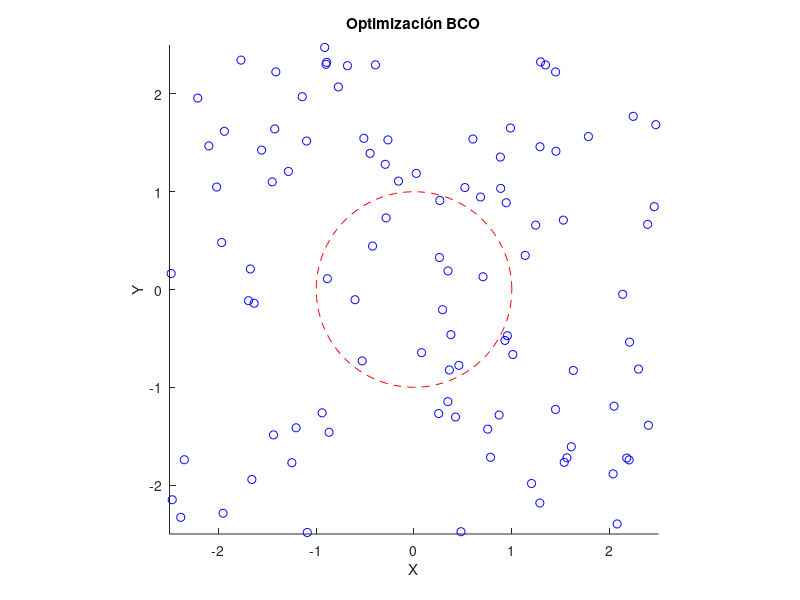

This figure's MATLAB source:
% Parámetros iniciales
n = 100; % número de individuos
d = 2; % dimensiones (2D)
max_iterations = 1000;
radius = 1;

% Inicialización de posiciones, velocidades, aceleraciones y tiempos
positions = rand(n, d) * 5 - 2.5; % posiciones iniciales aleatorias en [-2.5, 2.5]
velocities = zeros(n, d); % velocidades iniciales
accelerations = rand(n, d); % aceleraciones iniciales aleatorias
times = rand(n, 1); % tiempos iniciales aleatorios

% Configuración de la figura para animación
figure;
hold on;
theta = linspace(0, 2*pi, 100);
x = cos(theta);
y = sin(theta);
plot(x, y, 'r--'); % circunferencia de radio 1
scatter_plot = scatter(positions(:, 1), positions(:, 2), 'b'); % posiciones de los individuos
title('Optimización BCO');
xlabel('X');
ylabel('Y');
axis equal;
axis([-2.5 2.5 -2.5 2.5]);

% Ejecución del algoritmo BCO
for t = 1:max_iterations
    % Calcular fitness de cada individuo (distancia al origen)
    fitness = sqrt(sum(positions.^2, 2));
    
    % Ordenar individuos por fitness
    [~, idx] = sort(fitness);
    positions = positions(idx, :);
    velocities = velocities(idx, :);
    accelerations = accelerations(idx, :);
    times = times(idx, :);
    
    % Designar los perros (3 mejores individuos)
    lead_dog = positions(1, :);
    left_dog = positions(2, :);
    right_dog = positions(3, :);
    
    % Actualizar velocidades, aceleraciones y posiciones de los perros
    velocities(1, :) = sqrt(velocities(1, :).^2 + 2 * accelerations(1, :) .* positions(1, :));
    velocities(2, :) = sqrt(velocities(2, :).^2 + 2 * accelerations(2, :) .* positions(2, :));
    velocities(3, :) = sqrt(velocities(3, :).^2 + 2 * accelerations(3, :) .* positions(3, :));
    
    accelerations(1, :) = (velocities(1, :) - velocities(1, :)) ./ times(1);
    accelerations(2, :) = (velocities(2, :) - velocities(2, :)) ./ times(2);
    accelerations(3, :) = (velocities(3, :) - velocities(3, :)) ./ times(3);
    
    positions(1, :) = velocities(1, :) .* times(1) + 0.5 * accelerations(1, :) .* times(1).^2;
    positions(2, :) = velocities(2, :) .* times(2) + 0.5 * accelerations(2, :) .* times(2).^2;
    positions(3, :) = velocities(3, :) .* times(3) + 0.5 * accelerations(3, :) .* times(3).^2;
    
    % Mantener a los perros fuera del círculo de radio 1
    for i = 1:3
        if norm(positions(i, :)) < radius
            direction = positions(i, :) / norm(positions(i, :));
            positions(i, :) = direction * (radius + 0.1 + rand); % Colocar fuera del radio 1
        end
    end
    
    % Actualizar posiciones, velocidades y aceleraciones de las ovejas
    for i = 4:n
        velocities(i, :) = sqrt(velocities(i, :).^2 + 2 * accelerations(i, :) .* positions(i, :));
        accelerations(i, :) = (velocities(i, :) - velocities(i, :)) ./ times(i);
        positions(i, :) = velocities(i, :) .* times(i) + 0.5 * accelerations(i, :) .* times(i).^2;
    end
    
    % Restringir las posiciones a una circunferencia de radio 1
    for i = 1:n
        if norm(positions(i, :)) > radius
            positions(i, :) = positions(i, :) / norm(positions(i, :)) * radius;
        end
    end
    
    % Actualizar la visualización
    drawnow;
end

hold off;
